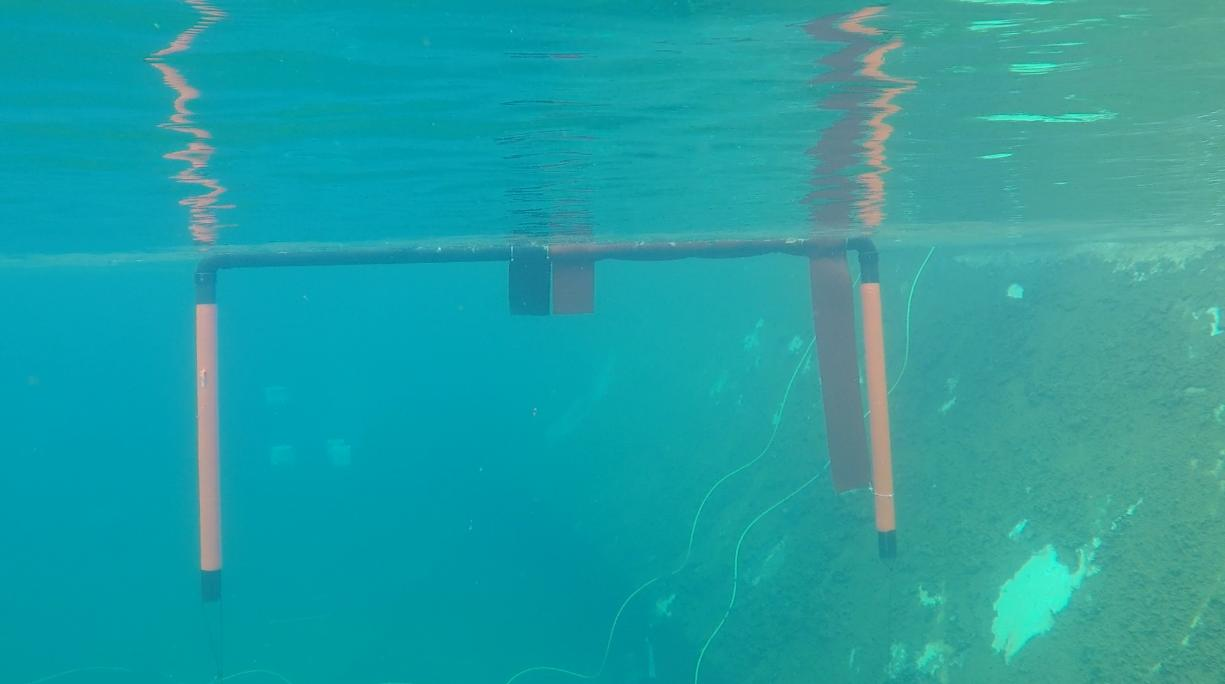
#> input picture min00:21.jpg, 1225 x 684 px, found by its file name
$ jupyter execute --allow-errors AUVNoKoto.ipynb   (shell and % lines are left out)   (older library calls are emulated)
#> lines starting #> are read from the running program, lines starting #| are printed output that depends on the picture; after the words box and inside, x2 and y2 are one past the last pixel; in counts of white or black regions, pixels touching at a corner belong together
[cell 1]
import numpy as np
import cv2

import matplotlib.pyplot as plt
import matplotlib.image as mpimg

[cell 2]
#Now how do i get the calibration parameters of the camera that recorded the video?
#OKAY for now let's just assume no distortions or whatsoever,
#let's check for the suitable color spaces and thresholds
img21=mpimg.imread('/home/workspace/CarND-Advanced-Lane-Lines/min00:21.jpg')
#> img21 is the input picture: shape (684, 1225, 3); mean R, G, B 33.9, 159.7, 163.7
img03=mpimg.imread('/home/workspace/CarND-Advanced-Lane-Lines/min00:03.jpg')
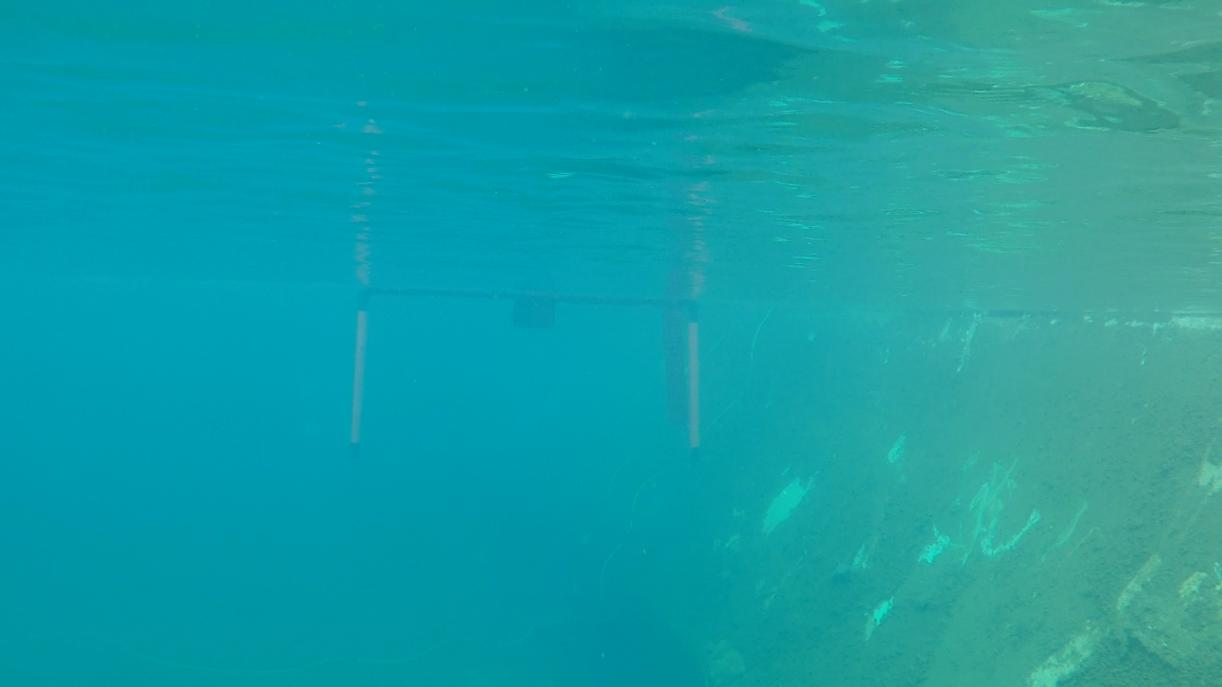
#> input picture min00:03.jpg, 1222 x 687 px, found by its file name
#> img03 is the input picture: shape (687, 1222, 3); mean R, G, B 21.1, 158.5, 165.2
img11=mpimg.imread('/home/workspace/CarND-Advanced-Lane-Lines/min00:11.jpg')
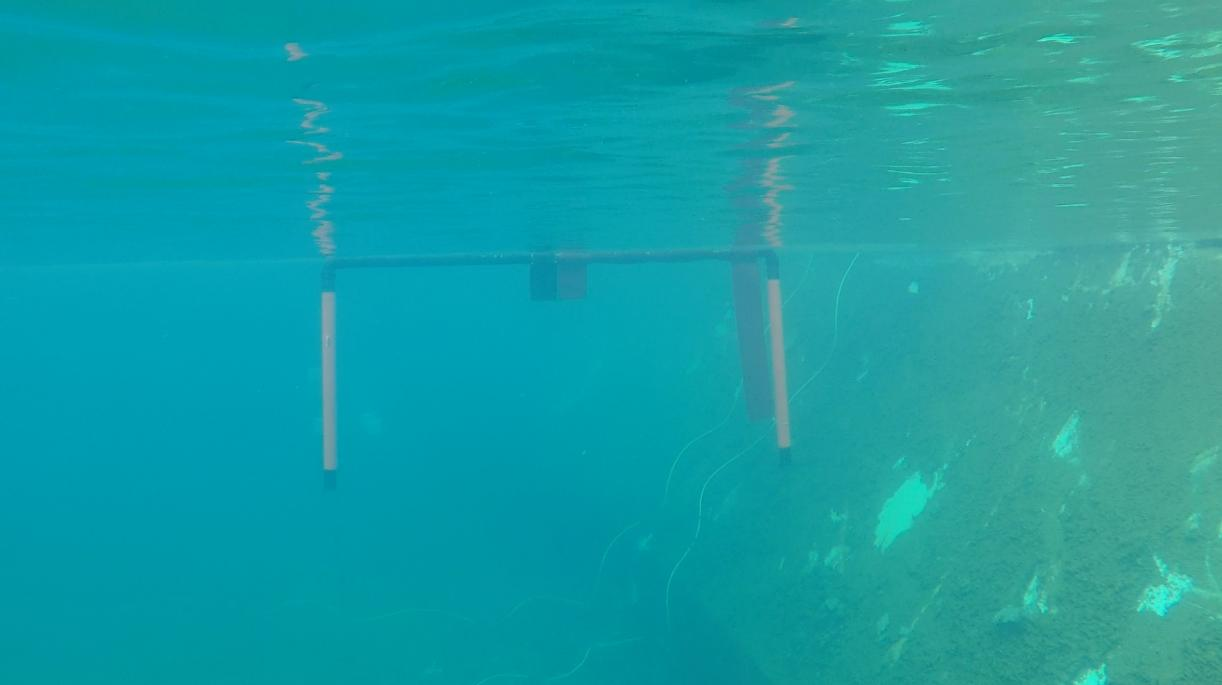
#> input picture min00:11.jpg, 1222 x 685 px, found by its file name
#> img11 is the input picture: shape (685, 1222, 3); mean R, G, B 22.2, 158.3, 164.6


testImage=img21
plt.imshow(testImage)

#> (a cell that did not finish here is left out)

[cell 4]
def get_abs_mag_dir_binary(image, abs_thresh=(0, 255),mag_thresh=(0, 255),dir_thresh=(0, np.pi/2),sobel_kernel=3):


    ###First The magnitude part

    #First grayScale
#> called with abs_thresh = (70, 200), mag_thresh = (100, 255), dir_thresh = (0, 1.5), sobel_kernel = 3
    gray=cv2.cvtColor(image,cv2.COLOR_RGB2GRAY)

    #Get the "derivative" in the x direction
    sobelx=cv2.Sobel(gray,cv2.CV_64F,1,0,ksize=sobel_kernel)
    sobely=cv2.Sobel(gray,cv2.CV_64F, 0,1,ksize=sobel_kernel)

    #idk if getting the mag is better or if getting sobelx only is better, but will try out everything, so let's see
    mag= np.sqrt((sobelx**2)+(sobely**2))
    magScaled= np.uint8(mag*255/np.max(mag))

    magBinaryOutput= np.zeros_like(magScaled)
    magBinaryOutput[(magScaled>=mag_thresh[0]) & (magScaled<=mag_thresh[1])]=1


    ##Second For the Direction part

    sobelx_abs=np.absolute(sobelx)
    sobely_abs=np.absolute(sobely)


    direction=np.arctan2(sobely_abs,sobelx_abs)

    dirBinaryOutput=np.zeros_like(direction)
    dirBinaryOutput[(direction>=dir_thresh[0]) & (direction<=dir_thresh[1])]=1

    #Finally for the ABSOLUTE PART
    abs_scaled =np.uint8(255*sobelx_abs/np.max(sobelx_abs))
    absBinary= np.zeros_like(abs_scaled)
    absBinary[(abs_scaled>= abs_thresh[0]) & (abs_scaled <= abs_thresh[1])] =1

    #NOW COMBINE
    combined = np.zeros_like(dirBinaryOutput)
    #combined[(absBinary == 1) |((magBinaryOutput == 1) & (dirBinaryOutput == 1))] = 1
    #combined[(absBinary == 1) &(  (dirBinaryOutput == 1))] = 1

    # as i can see my best result obtained without the direction part, so let's just ignore it
    # (of course for better code speed efficiency i should comment or delete it)

    combined[(absBinary == 1) |((magBinaryOutput == 1) )] = 1


    return absBinary


#Now create a function that returns and image transformed into HSL domain with the S only. (After testing various combinations)
def get_s_binary(img, s_thresh=(0, 255)):

    hsv=cv2.cvtColor(img,cv2.COLOR_RGB2HSV)
    #I remember from the quizes and my trials that the S channel was the best in different lighting conditions so..
    h=hsv[:,:,0]
    s_thresh= (35,100)
    binary_output=np.zeros_like(h)
    binary_output[(h>s_thresh[0]) & (h<=s_thresh[1])]=1

#     v=hsv[:,:,2]
#     black_thresh= (0,21)
#     out2=np.zeros_like(v)
#     out2[(v>black_thresh[0]) & (v<=black_thresh[1])]=1

    lower_orange = np.array([ 0,  0, 0])
    upper_orange = np.array([233, 39, 35])
    out2 = cv2.inRange(hsv, lower_orange, upper_orange)

    plt.imshow(out2)


# [6 lines of commented-out code are left out]
    return binary_output

#TESTING

outt1=get_abs_mag_dir_binary(testImage,abs_thresh=(70,200),mag_thresh=(100, 255),dir_thresh=(0, 1.5))
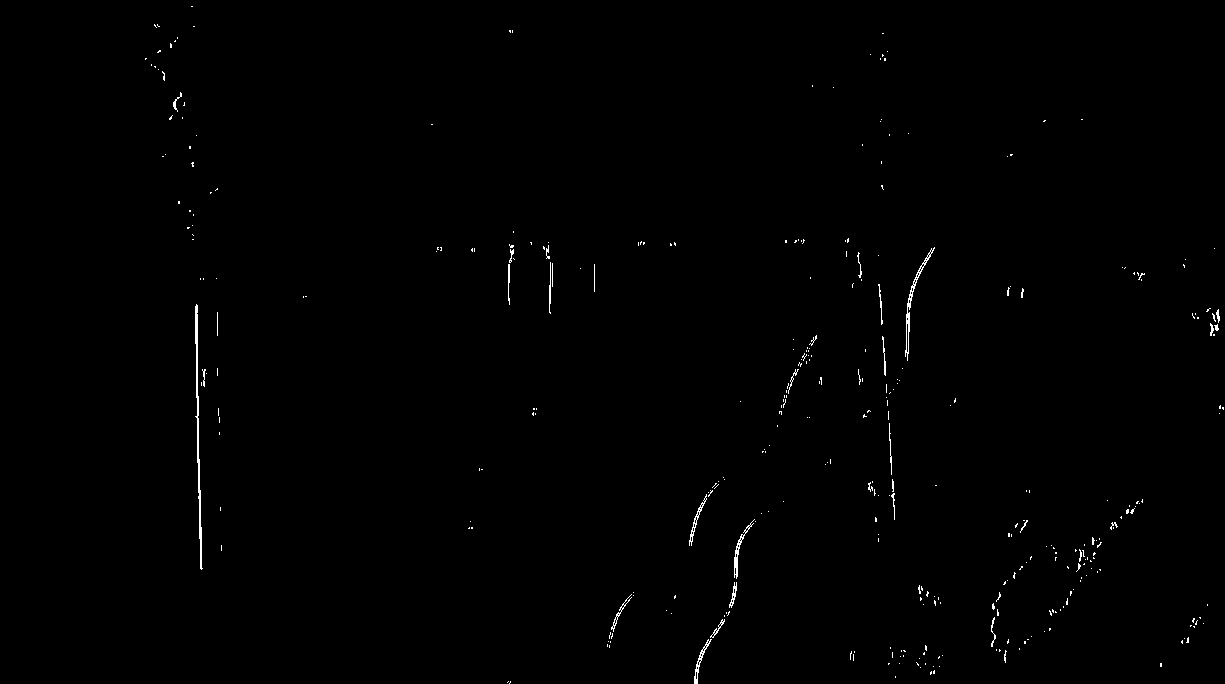
#> outt1: shape (684, 1225); values 0 (black) and 1 (white), 0.46% white in thin lines or dots, all inside (x1, y1, x2, y2) = (145, 6, 1224, 684)
#plt.imshow(outt)

outt2=get_s_binary(testImage,s_thresh=(15,30))
#> in get_s_binary, `hsv=cv2.cvtColor(img,cv2.COLOR_RGB2HSV)`: hsv: shape (684, 1225, 3); mean H, S, V 89.7, 203.1, 167.8
#> in get_s_binary, `h=hsv[:,:,0]`:
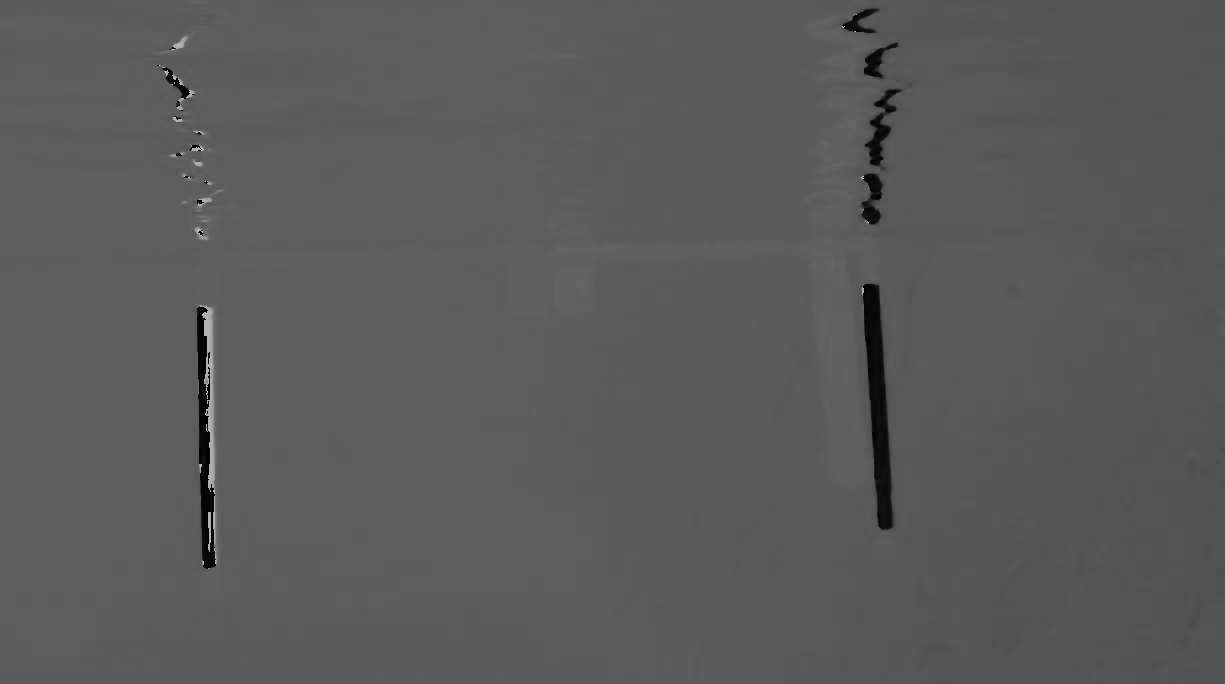
#> h: shape (684, 1225); min 0, max 179, mean 89.7
#> in get_s_binary, `out2 = cv2.inRange(hsv, lower_orange, upper_orange)`: out2: shape (684, 1225); every value is 0
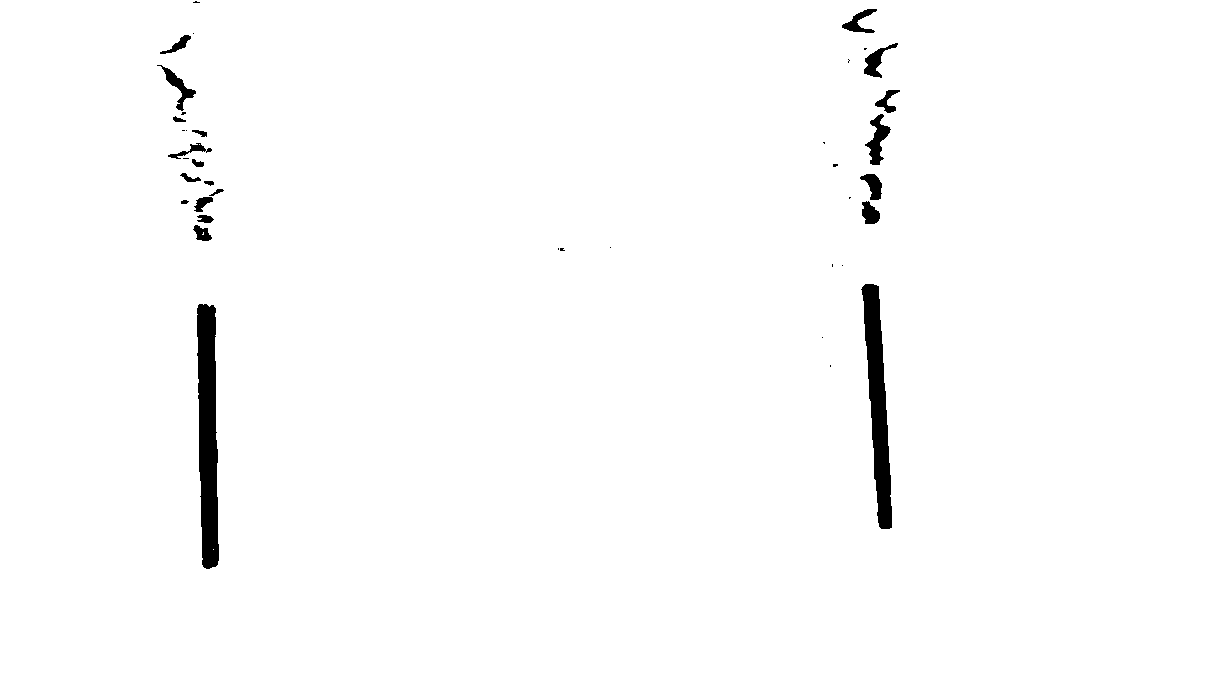
#> outt2: shape (684, 1225); values 0 (black) and 1 (white), 98.5% white; 39 black regions (18 under 20 px), largest, box (x1, y1, x2, y2) and area: (197, 304, 219, 569) 4555, (861, 284, 892, 529) 3806, (865, 114, 891, 165) 571

f, (ax3, ax4) = plt.subplots(1, 2, figsize=(24, 9))
f.tight_layout()
ax3.imshow(outt1)
ax3.set_title('edge', fontsize=50)
ax4.imshow(outt2, cmap='gray')
ax4.set_title('color', fontsize=50)
plt.subplots_adjust(left=0., right=1, top=0.9, bottom=0.)


#Now let's define a function that transforms each frame/image into my combined binary frame/image
def getCombinedBinary(image,Abs_Thresh=(15,100),Mag_Thresh=(100, 255),Dir_Thresh=(0.7, 1.3),S_Thresh=(170,255),Sobel_Kernel=3):

    outt1=get_abs_mag_dir_binary(image,abs_thresh=Abs_Thresh,mag_thresh=Mag_Thresh,dir_thresh=Dir_Thresh,sobel_kernel=Sobel_Kernel)
    outt2=get_s_binary(image,s_thresh=S_Thresh)

    combined = np.zeros_like(outt2)
    combined[((outt1 == 1) | (outt2 == 1))] = 1

    return combined


"""
#TESTING
#FIRST FIX THE IMAGE DISTORTION
image_=cv2.undistort(testImages[5],mtx,dist,None,mtx)

"""
outt=getCombinedBinary(testImage,Abs_Thresh=(70,200),Mag_Thresh=(100, 255),Dir_Thresh=(0, 1.5),S_Thresh=(35,100))
#> outt: shape (684, 1225); values 0 (black) and 1 (white), 98.6% white; 39 black regions (18 under 20 px), largest, box (x1, y1, x2, y2) and area: (197, 304, 219, 569) 4470, (861, 284, 892, 529) 3804, (865, 114, 891, 165) 571
f, (ax1, ax2) = plt.subplots(1, 2, figsize=(24, 9))
f.tight_layout()
ax1.imshow(testImage)
ax1.set_title('Original Image', fontsize=50)
ax2.imshow(outt, cmap='gray')
ax2.set_title('Thresholded ', fontsize=50)
plt.subplots_adjust(left=0., right=1, top=0.9, bottom=0.)
